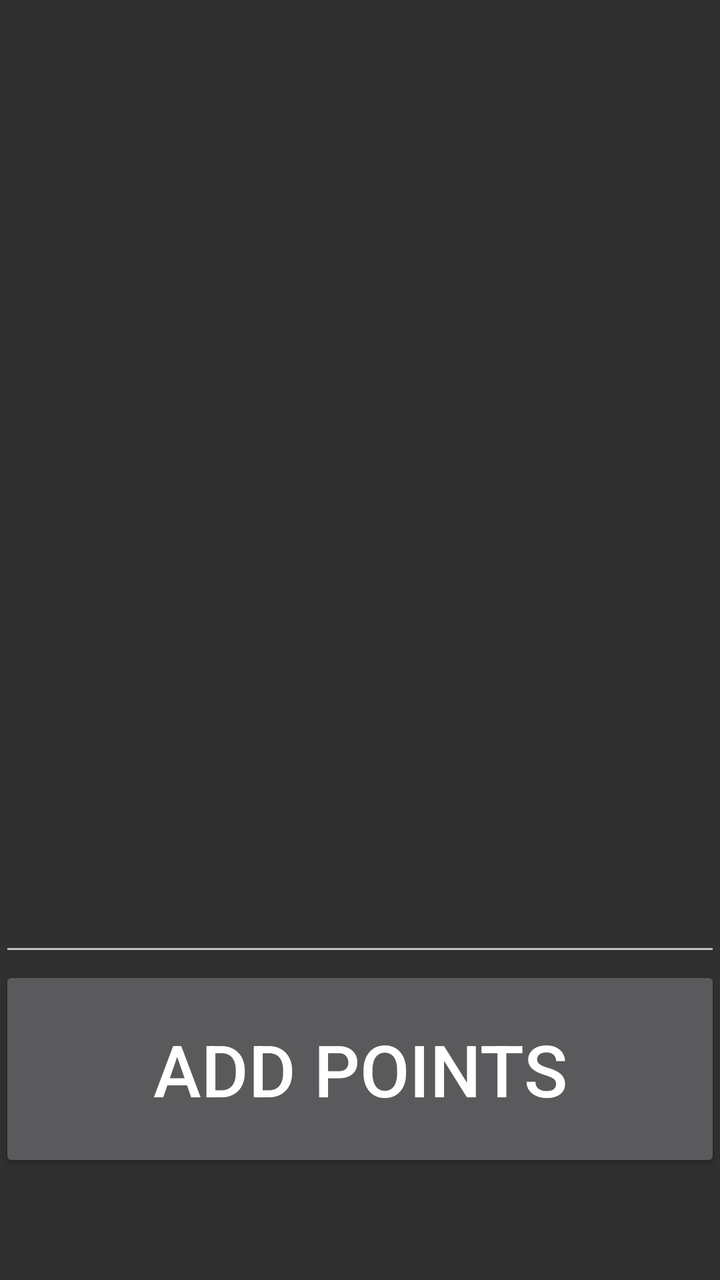
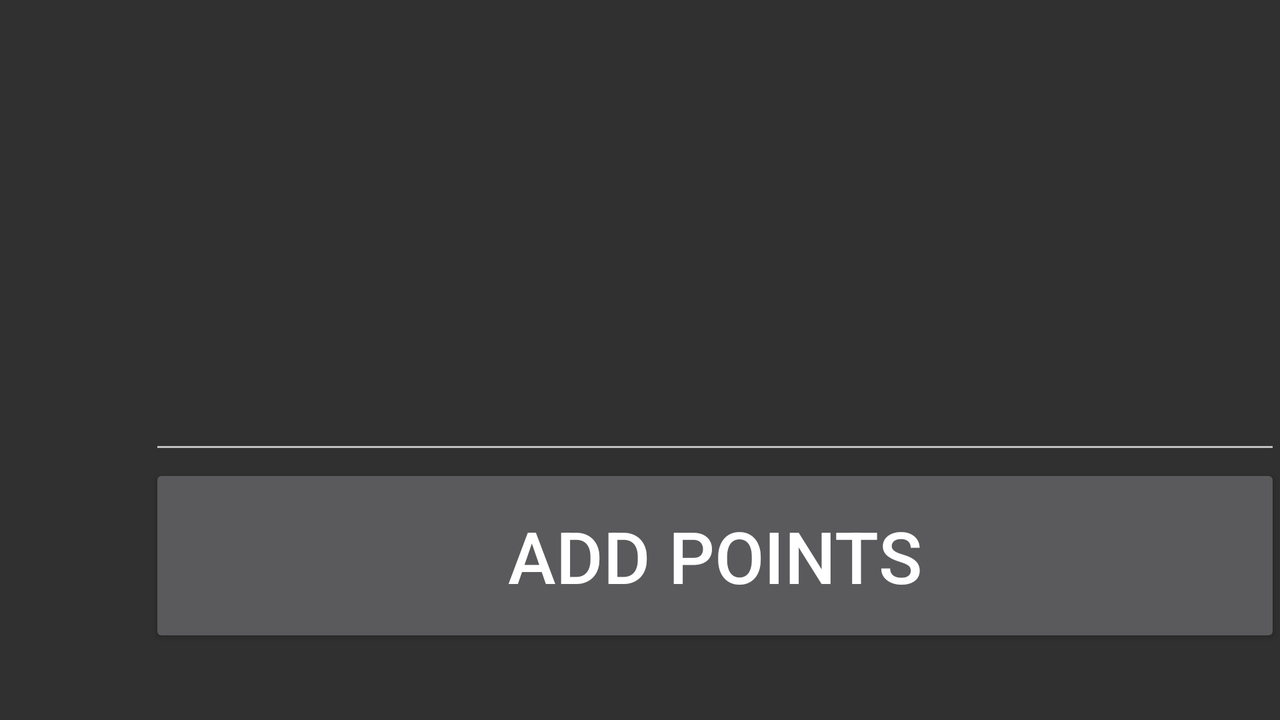

An Android layout and its configuration variant, each rendered on a device that would load it. The default file and the variant file are quoted in full after the pictures.
<!-- AndroidManifest.xml: application theme AppTheme -->
<!-- res/layout/activity_main.xml -->
<?xml version="1.0" encoding="utf-8"?>
<RelativeLayout xmlns:android="http://schemas.android.com/apk/res/android"
    xmlns:tools="http://schemas.android.com/tools"
    android:layout_width="match_parent"
    android:layout_height="match_parent"
    android:paddingBottom="@dimen/activity_vertical_margin"
    android:paddingLeft="@dimen/activity_horizontal_margin"
    android:paddingRight="@dimen/activity_horizontal_margin"
    android:paddingTop="@dimen/activity_vertical_margin"
    tools:context="com.example.zach.scorekeeper.MainActivity"
    android:scrollIndicators="none">

    <HorizontalScrollView
        android:layout_width="fill_parent"
        android:layout_height="75dp"
        android:layout_alignParentTop="true"
        android:layout_alignParentStart="true"
        android:scrollbars="none"
        android:id="@+id/playersScroll"
        android:fillViewport="false">

        <LinearLayout
            android:orientation="horizontal"
            android:layout_width="match_parent"
            android:layout_height="match_parent"
            android:id="@+id/players">
            
        </LinearLayout>
    </HorizontalScrollView>

    <RelativeLayout
        android:layout_width="match_parent"
        android:layout_height="match_parent"
        android:layout_centerHorizontal="true"
        android:id="@+id/player"
        android:layout_below="@+id/playersScroll">

        <LinearLayout
            android:orientation="vertical"
            android:layout_width="match_parent"
            android:layout_height="match_parent"
            android:layout_alignParentTop="true"
            android:layout_centerHorizontal="true"
            android:weightSum="1">

            <TextView
                android:layout_width="match_parent"
                android:layout_height="wrap_content"
                android:id="@+id/selectedPlayerName"
                android:layout_gravity="center_horizontal"
                android:textSize="72dp"
                android:textAlignment="center"
                android:layout_weight=".18" />

            <TextView
                android:layout_width="match_parent"
                android:layout_height="wrap_content"
                android:textAppearance="?android:attr/textAppearanceLarge"
                android:id="@+id/selectedPlayerScore"
                android:layout_weight=".18"
                android:textSize="72dp"
                android:textAlignment="center" />

            <EditText
                android:layout_width="match_parent"
                android:layout_height="wrap_content"
                android:inputType="number|numberSigned"
                android:ems="10"
                android:id="@+id/pointsToAdd"
                android:layout_gravity="center_horizontal"
                android:textAlignment="center"
                android:textSize="72dp"
                android:layout_weight=".18" />

            <Button
                android:layout_width="match_parent"
                android:layout_height="wrap_content"
                android:text="@string/add_points"
                android:id="@+id/addPoints"
                android:layout_gravity="center_horizontal"
                android:textSize="36dp"
                android:layout_weight=".18" />

        </LinearLayout>
    </RelativeLayout>

</RelativeLayout>
<!-- resources referenced by this layout -->
<resources>
  <string name="add_points">Add Points</string>
  <style name="AppTheme" parent="android:Theme.Material">
          <item name="colorPrimary">@color/colorPrimary</item>
          <item name="colorPrimaryDark">@color/colorPrimaryDark</item>
          <item name="colorAccent">@color/colorAccent</item>
      </style>
</resources>
<!-- res/layout-land/activity_main.xml (the repository's variant of the layout above) -->
<!-- drawn on the phone turned sideways -->
<?xml version="1.0" encoding="utf-8"?>
<RelativeLayout xmlns:android="http://schemas.android.com/apk/res/android"
    xmlns:tools="http://schemas.android.com/tools"
    android:layout_width="match_parent"
    android:layout_height="match_parent"
    android:paddingBottom="@dimen/activity_vertical_margin"
    android:paddingLeft="@dimen/activity_horizontal_margin"
    android:paddingRight="@dimen/activity_horizontal_margin"
    android:paddingTop="@dimen/activity_vertical_margin"
    tools:context="com.example.zach.scorekeeper.MainActivity"
    android:scrollIndicators="none">

    <ScrollView
        android:layout_width="75dp"
        android:layout_height="fill_parent"
        android:layout_alignParentTop="true"
        android:layout_alignParentStart="true"
        android:scrollbars="none"
        android:id="@+id/playersScrollVert">

        <LinearLayout
            android:orientation="vertical"
            android:layout_width="match_parent"
            android:layout_height="match_parent"
            android:id="@+id/players">
        </LinearLayout>
    </ScrollView>

    <RelativeLayout
        android:layout_width="match_parent"
        android:layout_height="match_parent"
        android:layout_centerHorizontal="true"
        android:id="@+id/player"
        android:layout_toEndOf="@+id/playersScrollVert">

        <LinearLayout
            android:orientation="vertical"
            android:layout_width="match_parent"
            android:layout_height="match_parent"
            android:layout_alignParentTop="true"
            android:layout_centerHorizontal="true"
            android:weightSum="1">

            <TextView
                android:layout_width="match_parent"
                android:layout_height="wrap_content"
                android:id="@+id/selectedPlayerName"
                android:layout_gravity="center_horizontal"
                android:textSize="36sp"
                android:textAlignment="center"
                android:layout_weight=".18" />

            <TextView
                android:layout_width="match_parent"
                android:layout_height="wrap_content"
                android:textAppearance="?android:attr/textAppearanceLarge"
                android:id="@+id/selectedPlayerScore"
                android:layout_weight=".18"
                android:textSize="36sp"
                android:textAlignment="center" />

            <EditText
                android:layout_width="match_parent"
                android:layout_height="wrap_content"
                android:inputType="number|numberSigned"
                android:ems="10"
                android:id="@+id/pointsToAdd"
                android:layout_gravity="center_horizontal"
                android:textAlignment="center"
                android:textSize="36sp"
                android:layout_weight=".18" />

            <Button
                android:layout_width="match_parent"
                android:layout_height="wrap_content"
                android:text="@string/add_points"
                android:id="@+id/addPoints"
                android:layout_gravity="center_horizontal"
                android:textSize="36sp"
                android:layout_weight=".18" />

        </LinearLayout>
    </RelativeLayout>

</RelativeLayout>
